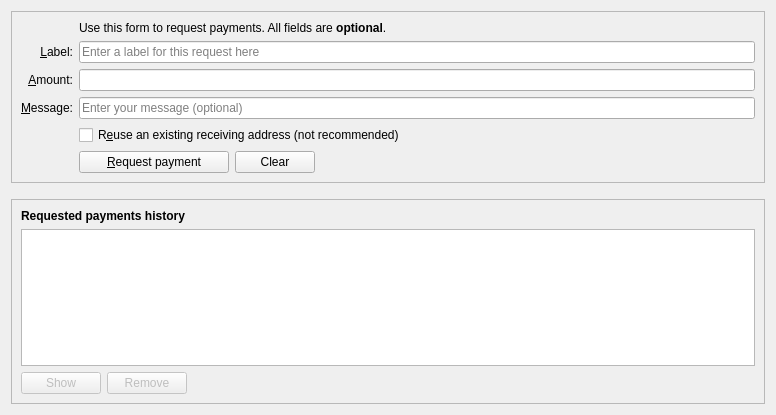
<?xml version="1.0" encoding="UTF-8"?>
<ui version="4.0">
 <class>ReceiveCoinsDialog</class>
 <widget class="QWidget" name="ReceiveCoinsDialog">
  <property name="geometry">
   <rect>
    <x>0</x>
    <y>0</y>
    <width>776</width>
    <height>415</height>
   </rect>
  </property>
  <layout class="QVBoxLayout" name="verticalLayout" stretch="0,0,1">
   <item>
    <widget class="QFrame" name="frame2">
     <property name="sizePolicy">
      <sizepolicy hsizetype="Preferred" vsizetype="Expanding">
       <horstretch>0</horstretch>
       <verstretch>0</verstretch>
      </sizepolicy>
     </property>
     <property name="frameShape">
      <enum>QFrame::StyledPanel</enum>
     </property>
     <property name="frameShadow">
      <enum>QFrame::Sunken</enum>
     </property>
     <layout class="QVBoxLayout" name="verticalLayout_3">
      <item>
       <layout class="QGridLayout" name="gridLayout">
        <item row="7" column="2">
         <widget class="QCheckBox" name="reuseAddress">
          <property name="toolTip">
           <string>Reuse one of the previously used receiving addresses.&lt;br&gt;Reusing addresses has security and privacy issues.&lt;br&gt;Do not use this unless re-generating a payment request made before.</string>
          </property>
          <property name="text">
           <string>R&amp;euse an existing receiving address (not recommended)</string>
          </property>
         </widget>
        </item>
        <item row="7" column="0">
         <widget class="QLabel" name="label_4">
          <property name="text">
           <string/>
          </property>
         </widget>
        </item>
        <item row="6" column="0">
         <widget class="QLabel" name="label_3">
          <property name="toolTip">
           <string>An optional message to attach to the payment request, which will be displayed when the request is opened. Note: The message will not be sent with the payment over the MergeCard network.</string>
          </property>
          <property name="text">
           <string>&amp;Message:</string>
          </property>
          <property name="alignment">
           <set>Qt::AlignRight|Qt::AlignTrailing|Qt::AlignVCenter</set>
          </property>
          <property name="buddy">
           <cstring>reqMessage</cstring>
          </property>
         </widget>
        </item>
        <item row="4" column="2">
         <widget class="QLineEdit" name="reqLabel">
          <property name="toolTip">
           <string>An optional label to associate with the new receiving address.</string>
          </property>
          <property name="placeholderText">
           <string>Enter a label for this request here</string>
          </property>
         </widget>
        </item>
        <item row="6" column="2">
         <widget class="QLineEdit" name="reqMessage">
          <property name="toolTip">
           <string>An optional message to attach to the payment request, which will be displayed when the request is opened.&lt;br&gt;Note: The message will not be sent with the payment over the MergeCard network.</string>
          </property>
          <property name="placeholderText">
           <string>Enter your message (optional)</string>
          </property>
         </widget>
        </item>
        <item row="2" column="2">
         <widget class="QLabel" name="label_5">
          <property name="text">
           <string>Use this form to request payments. All fields are &lt;b&gt;optional&lt;/b&gt;.</string>
          </property>
         </widget>
        </item>
        <item row="4" column="0">
         <widget class="QLabel" name="label_2">
          <property name="toolTip">
           <string>An optional label to associate with the new receiving address.</string>
          </property>
          <property name="text">
           <string>&amp;Label:</string>
          </property>
          <property name="alignment">
           <set>Qt::AlignRight|Qt::AlignTrailing|Qt::AlignVCenter</set>
          </property>
          <property name="buddy">
           <cstring>reqLabel</cstring>
          </property>
         </widget>
        </item>
        <item row="5" column="0">
         <widget class="QLabel" name="label">
          <property name="toolTip">
           <string>An optional amount to request. Leave this empty or zero to not request a specific amount.</string>
          </property>
          <property name="text">
           <string>&amp;Amount:</string>
          </property>
          <property name="alignment">
           <set>Qt::AlignRight|Qt::AlignTrailing|Qt::AlignVCenter</set>
          </property>
          <property name="buddy">
           <cstring>reqAmount</cstring>
          </property>
         </widget>
        </item>
        <item row="5" column="2">
         <widget class="BitcoinAmountField" name="reqAmount">
          <property name="minimumSize">
           <size>
            <width>80</width>
            <height>0</height>
           </size>
          </property>
          <property name="toolTip">
           <string>An optional amount to request. Leave this empty or zero to not request a specific amount.</string>
          </property>
         </widget>
        </item>
        <item row="8" column="2">
         <layout class="QHBoxLayout" name="horizontalLayout">
          <item>
           <widget class="QPushButton" name="receiveButton">
            <property name="minimumSize">
             <size>
              <width>150</width>
              <height>0</height>
             </size>
            </property>
            <property name="text">
             <string>&amp;Request payment</string>
            </property>
            <property name="icon">
             <iconset resource="../mergecard.qrc">
              <normaloff>:/icons/receiving_addresses</normaloff>:/icons/receiving_addresses</iconset>
            </property>
           </widget>
          </item>
          <item>
           <widget class="QPushButton" name="clearButton">
            <property name="sizePolicy">
             <sizepolicy hsizetype="Minimum" vsizetype="Fixed">
              <horstretch>0</horstretch>
              <verstretch>0</verstretch>
             </sizepolicy>
            </property>
            <property name="toolTip">
             <string>Clear all fields of the form.</string>
            </property>
            <property name="text">
             <string>Clear</string>
            </property>
            <property name="icon">
             <iconset resource="../mergecard.qrc">
              <normaloff>:/icons/remove</normaloff>:/icons/remove</iconset>
            </property>
            <property name="autoDefault">
             <bool>false</bool>
            </property>
           </widget>
          </item>
          <item>
           <spacer name="horizontalSpacer">
            <property name="orientation">
             <enum>Qt::Horizontal</enum>
            </property>
            <property name="sizeHint" stdset="0">
             <size>
              <width>40</width>
              <height>20</height>
             </size>
            </property>
           </spacer>
          </item>
         </layout>
        </item>
        <item row="8" column="0">
         <widget class="QLabel" name="label_7">
          <property name="text">
           <string/>
          </property>
         </widget>
        </item>
       </layout>
      </item>
     </layout>
    </widget>
   </item>
   <item>
    <spacer name="verticalSpacer_2">
     <property name="orientation">
      <enum>Qt::Vertical</enum>
     </property>
     <property name="sizeHint" stdset="0">
      <size>
       <width>20</width>
       <height>10</height>
      </size>
     </property>
    </spacer>
   </item>
   <item>
    <widget class="QFrame" name="frame">
     <property name="sizePolicy">
      <sizepolicy hsizetype="Preferred" vsizetype="Expanding">
       <horstretch>0</horstretch>
       <verstretch>0</verstretch>
      </sizepolicy>
     </property>
     <property name="frameShape">
      <enum>QFrame::StyledPanel</enum>
     </property>
     <property name="frameShadow">
      <enum>QFrame::Raised</enum>
     </property>
     <layout class="QVBoxLayout" name="verticalLayout_2">
      <item>
       <widget class="QLabel" name="label_6">
        <property name="font">
         <font>
          <weight>75</weight>
          <bold>true</bold>
         </font>
        </property>
        <property name="text">
         <string>Requested payments history</string>
        </property>
       </widget>
      </item>
      <item>
       <widget class="QTableView" name="recentRequestsView">
        <property name="palette">
         <palette>
          <active>
           <colorrole role="Text">
            <brush brushstyle="SolidPattern">
             <color alpha="255">
              <red>51</red>
              <green>51</green>
              <blue>51</blue>
             </color>
            </brush>
           </colorrole>
          </active>
          <inactive>
           <colorrole role="Text">
            <brush brushstyle="SolidPattern">
             <color alpha="255">
              <red>51</red>
              <green>51</green>
              <blue>51</blue>
             </color>
            </brush>
           </colorrole>
          </inactive>
          <disabled>
           <colorrole role="Text">
            <brush brushstyle="SolidPattern">
             <color alpha="255">
              <red>85</red>
              <green>85</green>
              <blue>85</blue>
             </color>
            </brush>
           </colorrole>
          </disabled>
         </palette>
        </property>
        <property name="contextMenuPolicy">
         <enum>Qt::CustomContextMenu</enum>
        </property>
        <property name="tabKeyNavigation">
         <bool>false</bool>
        </property>
        <property name="sortingEnabled">
         <bool>true</bool>
        </property>
       </widget>
      </item>
      <item>
       <layout class="QHBoxLayout" name="horizontalLayout_2">
        <item>
         <widget class="QPushButton" name="showRequestButton">
          <property name="enabled">
           <bool>false</bool>
          </property>
          <property name="toolTip">
           <string>Show the selected request (does the same as double clicking an entry)</string>
          </property>
          <property name="text">
           <string>Show</string>
          </property>
          <property name="icon">
           <iconset resource="../mergecard.qrc">
            <normaloff>:/icons/edit</normaloff>:/icons/edit</iconset>
          </property>
          <property name="autoDefault">
           <bool>false</bool>
          </property>
         </widget>
        </item>
        <item>
         <widget class="QPushButton" name="removeRequestButton">
          <property name="enabled">
           <bool>false</bool>
          </property>
          <property name="toolTip">
           <string>Remove the selected entries from the list</string>
          </property>
          <property name="text">
           <string>Remove</string>
          </property>
          <property name="icon">
           <iconset resource="../mergecard.qrc">
            <normaloff>:/icons/remove</normaloff>:/icons/remove</iconset>
          </property>
          <property name="autoDefault">
           <bool>false</bool>
          </property>
         </widget>
        </item>
        <item>
         <spacer name="horizontalSpacer_2">
          <property name="orientation">
           <enum>Qt::Horizontal</enum>
          </property>
          <property name="sizeHint" stdset="0">
           <size>
            <width>40</width>
            <height>20</height>
           </size>
          </property>
         </spacer>
        </item>
       </layout>
      </item>
     </layout>
    </widget>
   </item>
  </layout>
 </widget>
 <customwidgets>
  <customwidget>
   <class>BitcoinAmountField</class>
   <extends>QLineEdit</extends>
   <header>bitcoinamountfield.h</header>
   <container>1</container>
  </customwidget>
 </customwidgets>
 <tabstops>
  <tabstop>reqLabel</tabstop>
  <tabstop>reqAmount</tabstop>
  <tabstop>reqMessage</tabstop>
  <tabstop>reuseAddress</tabstop>
  <tabstop>receiveButton</tabstop>
  <tabstop>clearButton</tabstop>
  <tabstop>recentRequestsView</tabstop>
  <tabstop>showRequestButton</tabstop>
  <tabstop>removeRequestButton</tabstop>
 </tabstops>
 <resources>
  <include location="../mergecard.qrc"/>
 </resources>
 <connections/>
</ui>
